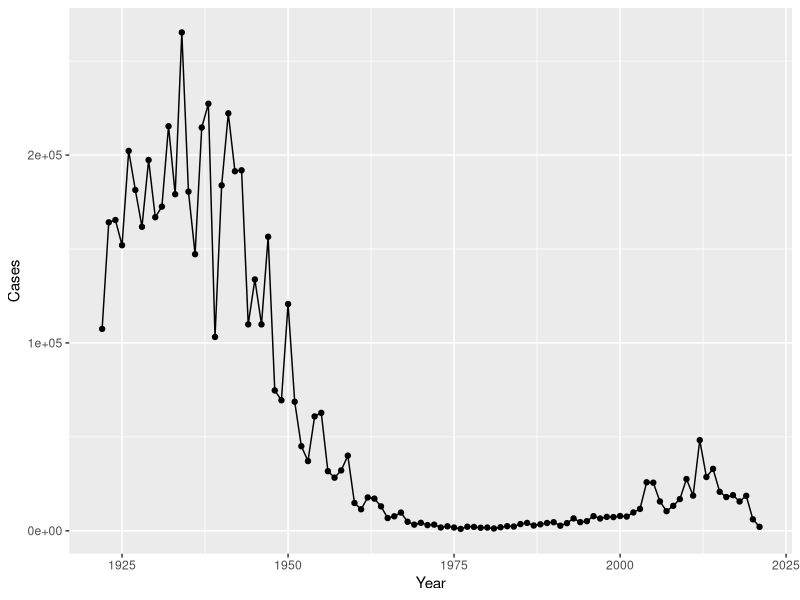
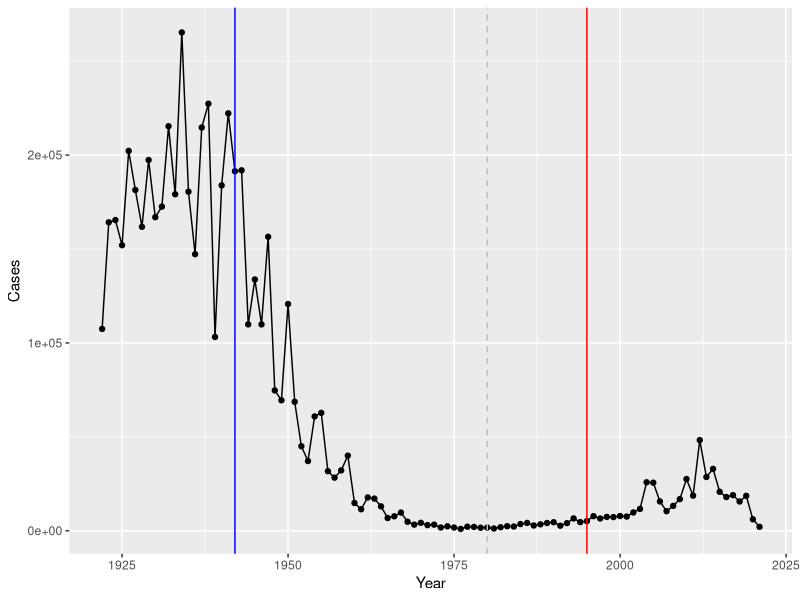

R code for these plots, in order: (Note: this script raises an error after producing the figures.)
## ---- chunk 1
#install.packages("datapasta")
## ---- chunk 2
cdc <- data.frame(
                                 Year = c(1922L,1923L,1924L,1925L,
                                          1926L,1927L,1928L,1929L,1930L,1931L,
                                          1932L,1933L,1934L,1935L,1936L,
                                          1937L,1938L,1939L,1940L,1941L,1942L,
                                          1943L,1944L,1945L,1946L,1947L,
                                          1948L,1949L,1950L,1951L,1952L,
                                          1953L,1954L,1955L,1956L,1957L,1958L,
                                          1959L,1960L,1961L,1962L,1963L,
                                          1964L,1965L,1966L,1967L,1968L,1969L,
                                          1970L,1971L,1972L,1973L,1974L,
                                          1975L,1976L,1977L,1978L,1979L,1980L,
                                          1981L,1982L,1983L,1984L,1985L,
                                          1986L,1987L,1988L,1989L,1990L,
                                          1991L,1992L,1993L,1994L,1995L,1996L,
                                          1997L,1998L,1999L,2000L,2001L,
                                          2002L,2003L,2004L,2005L,2006L,2007L,
                                          2008L,2009L,2010L,2011L,2012L,
                                          2013L,2014L,2015L,2016L,2017L,2018L,
                                          2019L,2020L,2021L),
         Cases = c(107473,164191,165418,152003,
                                          202210,181411,161799,197371,
                                          166914,172559,215343,179135,265269,
                                          180518,147237,214652,227319,103188,
                                          183866,222202,191383,191890,109873,
                                          133792,109860,156517,74715,69479,
                                          120718,68687,45030,37129,60886,
                                          62786,31732,28295,32148,40005,
                                          14809,11468,17749,17135,13005,6799,
                                          7717,9718,4810,3285,4249,3036,
                                          3287,1759,2402,1738,1010,2177,2063,
                                          1623,1730,1248,1895,2463,2276,
                                          3589,4195,2823,3450,4157,4570,
                                          2719,4083,6586,4617,5137,7796,6564,
                                          7405,7298,7867,7580,9771,11647,
                                          25827,25616,15632,10454,13278,
                                          16858,27550,18719,48277,28639,32971,
                                          20762,17972,18975,15609,18617,
                                          6124,2116)
       )
## ---- chunk 3
library(ggplot2)

ggplot(cdc)+
  aes(Year, Cases) +
  geom_point() +
  geom_line()+
  labs()
## ---- chunk 4
ggplot(cdc)+
  aes(Year, Cases) +
  geom_point() +
  geom_line()+
  geom_vline(xintercept=1942, color="blue")+
  geom_vline(xintercept=1980, color="grey", linetype=2)+
  geom_vline(xintercept = 1995, color="red")
## ---- chunk 5
library(jsonlite)

subject <- read_json("https://www.cmi-pb.org/api/subject", simplifyVector = TRUE)
head(subject)
## ---- chunk 6
table(subject$infancy_vac)
## ---- chunk 7
 table(subject$biological_sex)
## ---- chunk 8
table(subject$race)
## ---- chunk 9
table(subject$race, subject$biological_sex)
## ---- chunk 10
specimen <- read_json("http://cmi-pb.org/api/specimen", simplifyVector = TRUE)
head(specimen)
## ---- chunk 11
library(dplyr)

meta <- inner_join(subject, specimen)
head(meta)
## ---- chunk 12
ab <- read_json("https://www.cmi-pb.org/api/ab_titer", simplifyVector = TRUE)
head(ab)
## ---- chunk 13
abdata <- inner_join(meta, ab)
## ---- chunk 14
dim(abdata)
## ---- chunk 15
table(abdata$isotype)
## ---- chunk 16
table(abdata$visit)
## ---- chunk 17
ig1 <- filter(abdata, isotype == "IgG1", visit!=8)
head(ig1)
## ---- chunk 18
library(ggplot2)

ggplot(ig1) +
  aes(x = MFI, y = antigen) +
  geom_boxplot() +
  facet_wrap(vars(visit), nrow = 2)
#facet by visit 
## ---- chunk 19
ggplot(ig1) +
  aes(x=MFI, y=antigen, col=infancy_vac ) +
  geom_boxplot(show.legend = FALSE) + 
  facet_wrap(vars(visit), nrow=2) +
  theme_bw()
